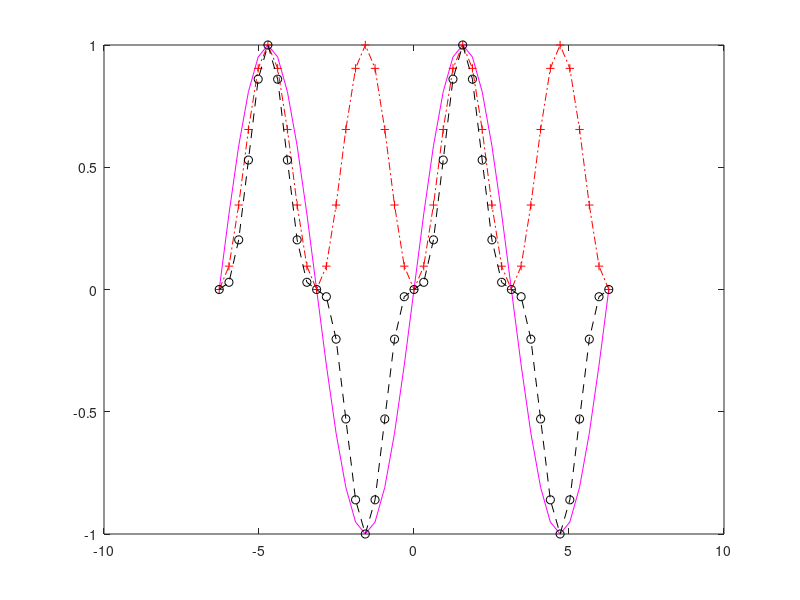

This figure's MATLAB source:
x=-2*pi:0.1*pi:2*pi;
y1=sin(x); y2=sin(x).^2; y3=sin(x).^3;
%plot(x,y1,x,y2,x,y3)
plot(x,y1,'-m',x,y2,'-.+r',x,y3,'--ok')